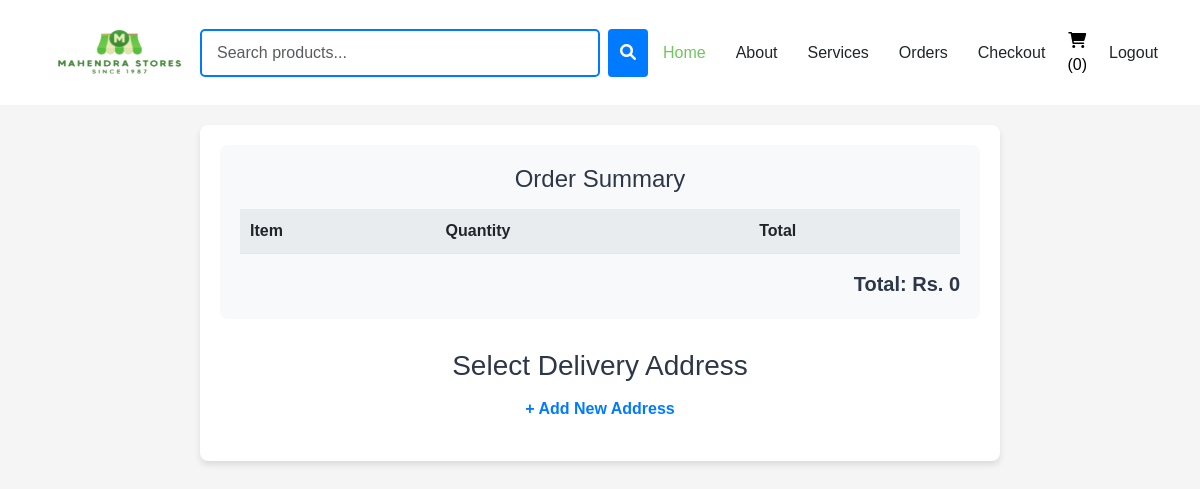
Before: /address/ (signed in) with the older database file.
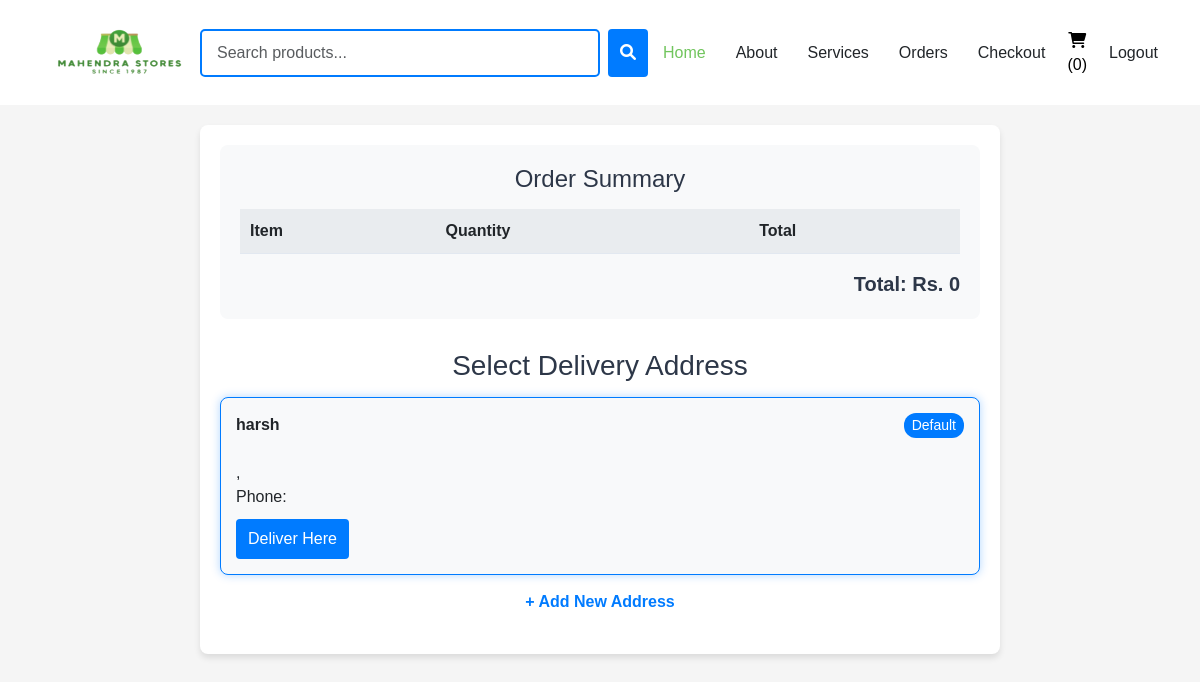
After: the same page with the newer database file.
### ecomapp/models.py (models this page shows)
class Address(models.Model):
    user = models.ForeignKey(User, on_delete=models.CASCADE)
    name = models.CharField(max_length=100)
    surname = models.CharField(max_length=100)
    address1 = models.CharField(max_length=200)
    address2 = models.CharField(max_length=200, blank=True)
    city = models.CharField(max_length=100)
    state = models.CharField(max_length=100)
    zip_code = models.CharField(max_length=20)
    phone = models.CharField(max_length=20)
    is_default = models.BooleanField(default=False)

### ecomapp/views.py (the view, shortened to what this page needs)
# urls.py: path('address/', views.address_view, name="address"),
@login_required
def address_view(request):
    saved_addresses = Address.objects.filter(user=request.user)
    return render(request, 'address.html', {'saved_addresses': saved_addresses})

### templates/address.html (shortened to what this page needs)
{% extends 'nav.html' %}
{% block body %}
<div class="form-container">
    <div class="form-box">
        <div class="cart-summary">
            <h3>Order Summary</h3>
            <div class="cart-items">
                <table>
                    <thead>
                        <tr>
                            <th>Item</th>
                            <th>Quantity</th>
                            <th>Total</th>
                        </tr>
                    </thead>
                </table>
            </div>
            <div class="total">
                Total: Rs. <span id="cart-total">0</span>
            </div>
        </div>
        <h2>Select Delivery Address</h2>
        <div class="saved-addresses">
            {% if saved_addresses %}
                {% for address in saved_addresses %}
                <div class="address-card {% if address.is_default %}selected{% endif %}" data-address-id="{{ address.id }}">
                    {% if address.is_default %}
                        <span class="default-badge">Default</span>
                    {% endif %}
                    <strong>{{ address.name }} {{ address.surname }}</strong><br>
                    {{ address.address1 }}<br>
                    {{ address.city }}, {{ address.state }} {{ address.zip_code }}<br>
                    Phone: {{ address.phone }}
                    <div class="address-actions">
                        <button class="btn btn-primary select-address" data-address-id="{{ address.id }}">Deliver Here</button>
                    </div>
                </div>
                {% endfor %}
            {% endif %}
            <a class="add-new-address" onclick="toggleNewAddressForm()">+ Add New Address</a>
        </div>
    </div>
</div>
{% endblock body %}

Changed rows visible on the page:
added Address: is_default "Default", name "harsh"
